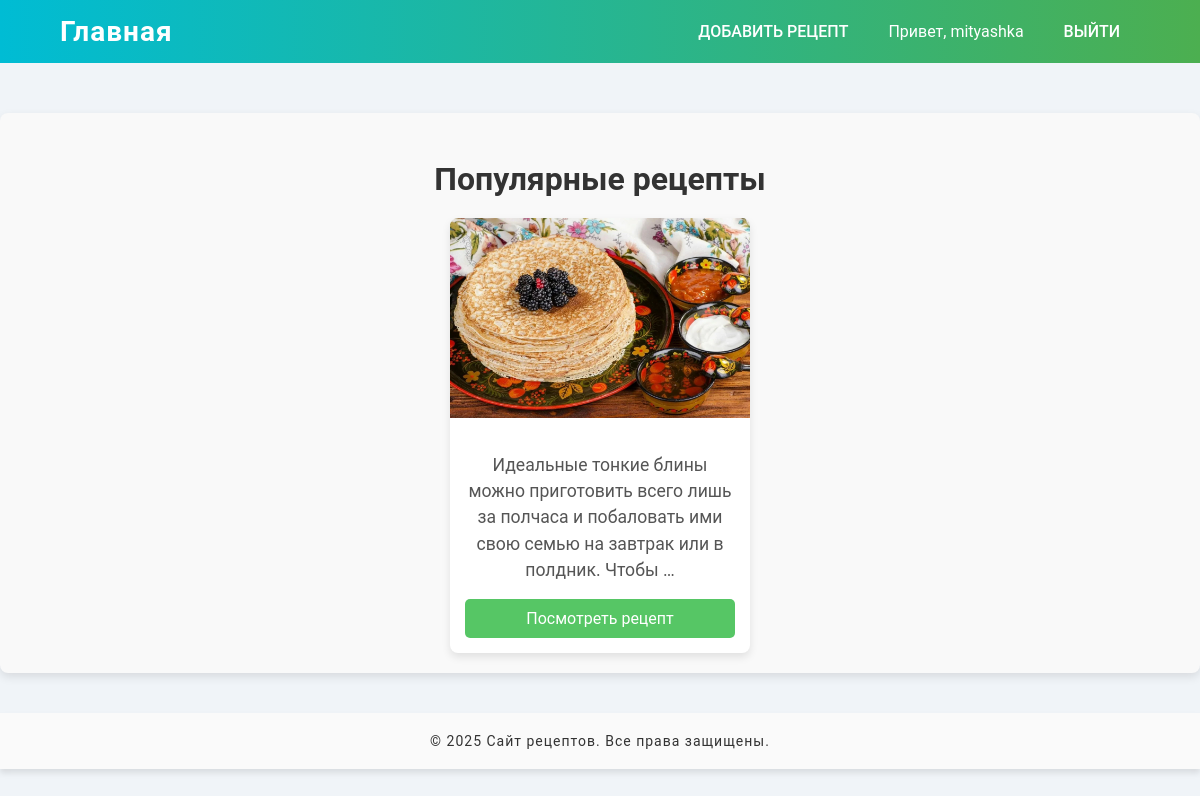
Page /recipes/ (signed in) on the committed database.
### recipes/models.py (models this page shows, shortened)
class Recipe(models.Model):
    title = models.CharField(max_length=200)
    description = models.TextField()
    steps = models.TextField()
    cooking_time = models.IntegerField()
    image = models.ImageField(upload_to='recipes/', blank=True)
    author = models.ForeignKey(User, on_delete=models.CASCADE)
    ingredients = models.TextField()

### recipes/views.py (the view)
# urls.py: path('', views.index_view, name='index'),
def index_view(request):
    recipes = Recipe.objects.all().order_by('?')[:5]
    return render(request, 'index.html', {'recipes': recipes})

### recipes/templates/index.html (shortened to what this page needs)
{% extends 'base.html' %}
{% block additional_styles %}
    {% load static %}
    <link rel="stylesheet" href="{% static 'css/index.css' %}">
{% endblock %}
{% block content %}
    <div class="recipe-list">
        <h2>Популярные рецепты</h2>
        <div class="recipes">
            {% for recipe in recipes %}
                <div class="recipe-card">
                    <img src="{{ recipe.image.url }}" alt="{{ recipe.name }}">
                    <p>{{ recipe.description|truncatewords:20 }}</p>
                    <a href="{% url 'recipes:recipe_detail' recipe.id %}" class="view-recipe-btn">Посмотреть рецепт</a>
                </div>
            {% empty %}
                <p>На данный момент рецептов нет.</p>
            {% endfor %}
        </div>
    </div>
{% endblock %}

### recipes/templates/base.html (shortened to what this page needs)
<!DOCTYPE html>
<html lang="ru">
<head>
    {% load static %}
    <link rel="stylesheet" href="{% static 'css/base.css' %}">
    {% block additional_styles %}{% endblock %}
</head>
<body>
    <header>
        <div class="container">
            <nav>
                <div class="header-left">
                <h1><a href="{% url 'recipes:index' %}">Главная</a></h1>
                </div>
                <ul class="header-right">
                    <li><a href="{% url 'recipes:add_recipe' %}">Добавить рецепт</a></li>
                    {% if user.is_authenticated %}
                        <li>Привет, {{ user.username }}</li>
                        <li><a href="{% url 'users:logout' %}">Выйти</a></li>
                    {% else %}
                        <li><a href="{% url 'users:login' %}">Войти</a></li>
                        <li><a href="{% url 'users:register' %}">Регистрация</a></li>
                    {% endif %}
                </ul>
            </nav>
        </div>
    </header>
    <main>
        {% block content %}{% endblock %}
    </main>
    <footer>
        <div class="container">
            <p>&copy; 2025 Сайт рецептов. Все права защищены.</p>
        </div>
    </footer>
</body>
</html>

### recipes/static/css/base.css (style rules this page uses)
body { font-family: 'Roboto', sans-serif; margin: 0; padding: 0; background-color: #f0f4f8; color: #333; }
.container { width: 90%; max-width: 1200px; margin: 0 auto; }
header { background: linear-gradient(90deg, #00bcd4, #4caf50); color: white; padding: 15px 0; display: flex; justify-content: space-between; align-items: center; }
.header-left { flex: 1; }
header h1 { margin: 0; }
header h1 a { color: white; text-decoration: none; font-size: 28px; font-weight: 700; letter-spacing: 1px; }
nav { display: flex; justify-content: flex-end; }
nav ul { list-style: none; margin: 0; padding: 0; display: flex; align-items: center; }
nav ul li { margin: 0 20px; }
nav ul li a { color: white; text-decoration: none; font-size: 16px; font-weight: 500; text-transform: uppercase; transition: color 0.3s ease; }
footer { background-color: #fafafa; color: #333; padding: 20px 0; text-align: center; margin-top: 40px; box-shadow: 0 4px 6px rgba(0, 0, 0, 0.1); position: relative; bottom: 0; width: 100%; }
footer p { margin: 0; font-size: 14px; letter-spacing: 1px; }

### recipes/static/css/index.css (style rules this page uses)
.recipe-list { max-width: 1200px; margin: 0 auto; padding: 20px; background-color: #f9f9f9; border-radius: 8px; box-shadow: 0 4px 10px rgba(0, 0, 0, 0.1); margin-top: 50px; }
.recipe-list h2 { text-align: center; font-size: 2em; margin-bottom: 20px; color: #333; }
.recipes { display: flex; flex-wrap: wrap; gap: 20px; justify-content: center; }
.recipe-card { width: 300px; background-color: #fff; border-radius: 8px; box-shadow: 0 4px 8px rgba(0, 0, 0, 0.1); overflow: hidden; transition: transform 0.3s ease, box-shadow 0.3s ease; }
.recipe-card img { width: 100%; height: 200px; object-fit: cover; }
.recipe-card p { font-size: 0.9em; color: #777; margin: 0 15px 15px; line-height: 1.5; }
.view-recipe-btn { display: block; text-align: center; padding: 10px 15px; margin: 0 15px 15px; background-color: #56c665; color: #fff; font-size: 1em; text-decoration: none; border-radius: 5px; transition: background-color 0.3s ease, transform 0.2s ease; }
.recipes p { text-align: center; font-size: 1.1em; color: #555; margin-top: 30px; }

### rows in the picture
Recipe: image (picture), description "Идеальные тонкие блины можно приготовить всего лишь за полчаса и побаловать ими свою семью на завтрак или в полдник. Чтобы …"

### other values in the picture
{{ user.username }} "mityashka"
